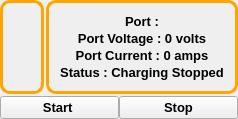
      <widget class="QWidget" name="page_2">
       <layout class="QGridLayout" name="gridLayout_4">
        <property name="leftMargin">
         <number>0</number>
        </property>
        <property name="topMargin">
         <number>0</number>
        </property>
        <property name="rightMargin">
         <number>0</number>
        </property>
        <property name="bottomMargin">
         <number>0</number>
        </property>
        <property name="spacing">
         <number>2</number>
        </property>
        <item row="0" column="0">
         <widget class="QFrame" name="frame_8">
          <property name="styleSheet">
           <string notr="true">QFrame { 
 border: 3px solid orange;
border-radius: 10px;
padding: 10px;
} </string>
          </property>
          <property name="frameShape">
           <enum>QFrame::StyledPanel</enum>
          </property>
          <property name="frameShadow">
           <enum>QFrame::Raised</enum>
          </property>
          <layout class="QGridLayout" name="gridLayout_8">
           <item row="0" column="0">
            <layout class="QHBoxLayout" name="horizontalLayout_5">
             <property name="spacing">
              <number>0</number>
             </property>
            </layout>
           </item>
          </layout>
         </widget>
        </item>
        <item row="0" column="1">
         <widget class="QFrame" name="frame_7">
          <property name="styleSheet">
           <string notr="true">QFrame { 
 border: 3px solid orange;
border-radius: 10px;
padding: 10px;
} </string>
          </property>
          <property name="frameShape">
           <enum>QFrame::StyledPanel</enum>
          </property>
          <property name="frameShadow">
           <enum>QFrame::Raised</enum>
          </property>
          <layout class="QGridLayout" name="gridLayout_3">
           <property name="leftMargin">
            <number>0</number>
           </property>
           <property name="topMargin">
            <number>0</number>
           </property>
           <property name="rightMargin">
            <number>0</number>
           </property>
           <property name="bottomMargin">
            <number>0</number>
           </property>
           <property name="spacing">
            <number>0</number>
           </property>
           <item row="4" column="0">
            <widget class="QPushButton" name="pushButton_Voltage">
             <property name="font">
              <font>
               <pointsize>10</pointsize>
               <weight>75</weight>
               <bold>true</bold>
              </font>
             </property>
             <property name="styleSheet">
              <string notr="true">border-style: solid;
border-width:1px;
border-radius:50px;</string>
             </property>
             <property name="text">
              <string>Port Voltage : 0 volts</string>
             </property>
             <property name="icon">
              <iconset resource="resource.qrc">
               <normaloff>:/Icons/Images/icons8-power-96.png</normaloff>:/Icons/Images/icons8-power-96.png</iconset>
             </property>
             <property name="iconSize">
              <size>
               <width>40</width>
               <height>40</height>
              </size>
             </property>
            </widget>
           </item>
           <item row="1" column="0">
            <widget class="QPushButton" name="pushButton_port">
             <property name="font">
              <font>
               <pointsize>10</pointsize>
               <weight>75</weight>
               <bold>true</bold>
              </font>
             </property>
             <property name="styleSheet">
              <string notr="true">border-style: solid;
border-width:1px;
border-radius:50px;</string>
             </property>
             <property name="text">
              <string>Port :</string>
             </property>
             <property name="icon">
              <iconset resource="resource.qrc">
               <normaloff>:/Icons/Images/icons8-powerline-24.png</normaloff>:/Icons/Images/icons8-powerline-24.png</iconset>
             </property>
             <property name="iconSize">
              <size>
               <width>40</width>
               <height>40</height>
              </size>
             </property>
             <property name="checkable">
              <bool>false</bool>
             </property>
             <property name="flat">
              <bool>false</bool>
             </property>
            </widget>
           </item>
           <item row="11" column="0">
            <widget class="QPushButton" name="pushButton_current">
             <property name="font">
              <font>
               <pointsize>10</pointsize>
               <weight>75</weight>
               <bold>true</bold>
              </font>
             </property>
             <property name="styleSheet">
              <string notr="true">border-style: solid;
border-width:1px;
border-radius:50px;</string>
             </property>
             <property name="text">
              <string>Port Current : 0 amps</string>
             </property>
             <property name="icon">
              <iconset resource="resource.qrc">
               <normaloff>:/Icons/Images/icons8-system-task-40.png</normaloff>:/Icons/Images/icons8-system-task-40.png</iconset>
             </property>
             <property name="iconSize">
              <size>
               <width>40</width>
               <height>40</height>
              </size>
             </property>
            </widget>
           </item>
           <item row="12" column="0">
            <widget class="QPushButton" name="pushButton_chargingStatus">
             <property name="font">
              <font>
               <pointsize>10</pointsize>
               <weight>75</weight>
               <bold>true</bold>
              </font>
             </property>
             <property name="styleSheet">
              <string notr="true">border-style: solid;
border-width:1px;
border-radius:50px;</string>
             </property>
             <property name="text">
              <string>Status : Charging Stopped</string>
             </property>
             <property name="icon">
              <iconset resource="resource.qrc">
               <normaloff>:/Icons/Images/icons8-in-progress-64.png</normaloff>:/Icons/Images/icons8-in-progress-64.png</iconset>
             </property>
             <property name="iconSize">
              <size>
               <width>40</width>
               <height>40</height>
              </size>
             </property>
            </widget>
           </item>
          </layout>
         </widget>
        </item>
        <item row="1" column="0" colspan="2">
         <layout class="QHBoxLayout" name="horizontalLayout_4">
          <property name="spacing">
           <number>0</number>
          </property>
          <item>
           <widget class="QPushButton" name="pushButton_start">
            <property name="font">
             <font>
              <pointsize>10</pointsize>
              <weight>75</weight>
              <bold>true</bold>
             </font>
            </property>
            <property name="styleSheet">
             <string notr="true"/>
            </property>
            <property name="text">
             <string>Start </string>
            </property>
            <property name="icon">
             <iconset resource="resource.qrc">
              <normaloff>:/Icons/Images/icons8-play-64.png</normaloff>:/Icons/Images/icons8-play-64.png</iconset>
            </property>
            <property name="iconSize">
             <size>
              <width>40</width>
              <height>30</height>
             </size>
            </property>
           </widget>
          </item>
          <item>
           <widget class="QPushButton" name="pushButton_stop">
            <property name="font">
             <font>
              <pointsize>10</pointsize>
              <weight>75</weight>
              <bold>true</bold>
             </font>
            </property>
            <property name="styleSheet">
             <string notr="true"/>
            </property>
            <property name="text">
             <string>Stop</string>
            </property>
            <property name="icon">
             <iconset resource="resource.qrc">
              <normaloff>:/Icons/Images/icons8-stop-64.png</normaloff>:/Icons/Images/icons8-stop-64.png</iconset>
            </property>
            <property name="iconSize">
             <size>
              <width>40</width>
              <height>30</height>
             </size>
            </property>
           </widget>
          </item>
         </layout>
        </item>
       </layout>
      </widget>
